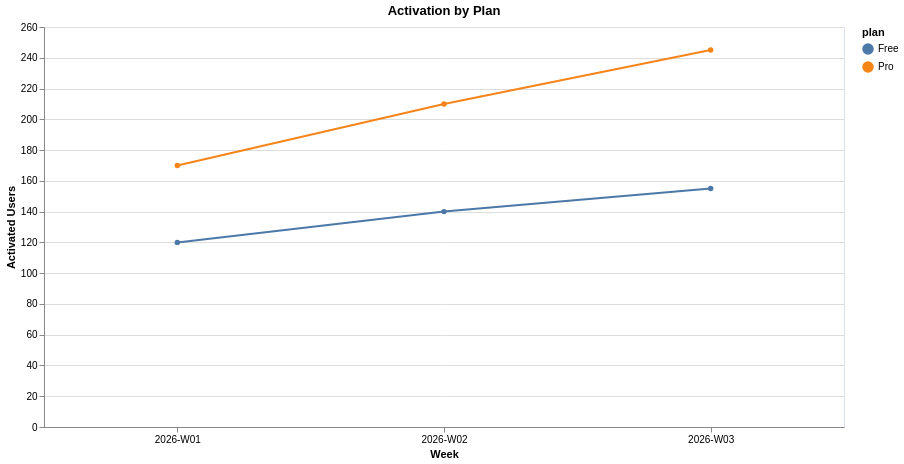

Specify this chart in Vega-Lite:
### Vega-Lite specification from a JSON file in a GitHub repository (floating-point values rounded to 4 significant figures)
{"config": {"view": {"continuousWidth": 300, "continuousHeight": 300, "stroke": "#d9e2ec"}}, "data": {"name": "data-7cadd8e81fb25b05d69f29399f371eb8"}, "mark": {"type": "line", "point": true}, "encoding": {"color": {"field": "plan", "type": "nominal"}, "opacity": {"condition": {"param": "param_029f6f27ab98f4cc", "value": 1}, "value": 0.2}, "tooltip": [{"field": "week", "type": "nominal"}, {"field": "activated_users", "type": "quantitative"}, {"field": "plan", "type": "nominal"}], "x": {"axis": {"labelAngle": 0}, "field": "week", "title": "Week", "type": "nominal"}, "y": {"field": "activated_users", "title": "Activated Users", "type": "quantitative"}}, "height": 400, "params": [{"name": "param_029f6f27ab98f4cc", "select": {"type": "point", "fields": ["plan"]}, "bind": "legend"}], "title": "Activation by Plan", "width": 800, "$schema": "https://vega.github.io/schema/vega-lite/v6.4.1.json", "datasets": {"data-7cadd8e81fb25b05d69f29399f371eb8": [{"week": "2026-W01", "plan": "Pro", "activated_users": 170.0}, {"week": "2026-W03", "plan": "Pro", "activated_users": 245.0}, {"week": "2026-W02", "plan": "Free", "activated_users": 140.0}, {"week": "2026-W01", "plan": "Free", "activated_users": 120.0}, {"week": "2026-W03", "plan": "Free", "activated_users": 155.0}, {"week": "2026-W02", "plan": "Pro", "activated_users": 210.0}]}}
